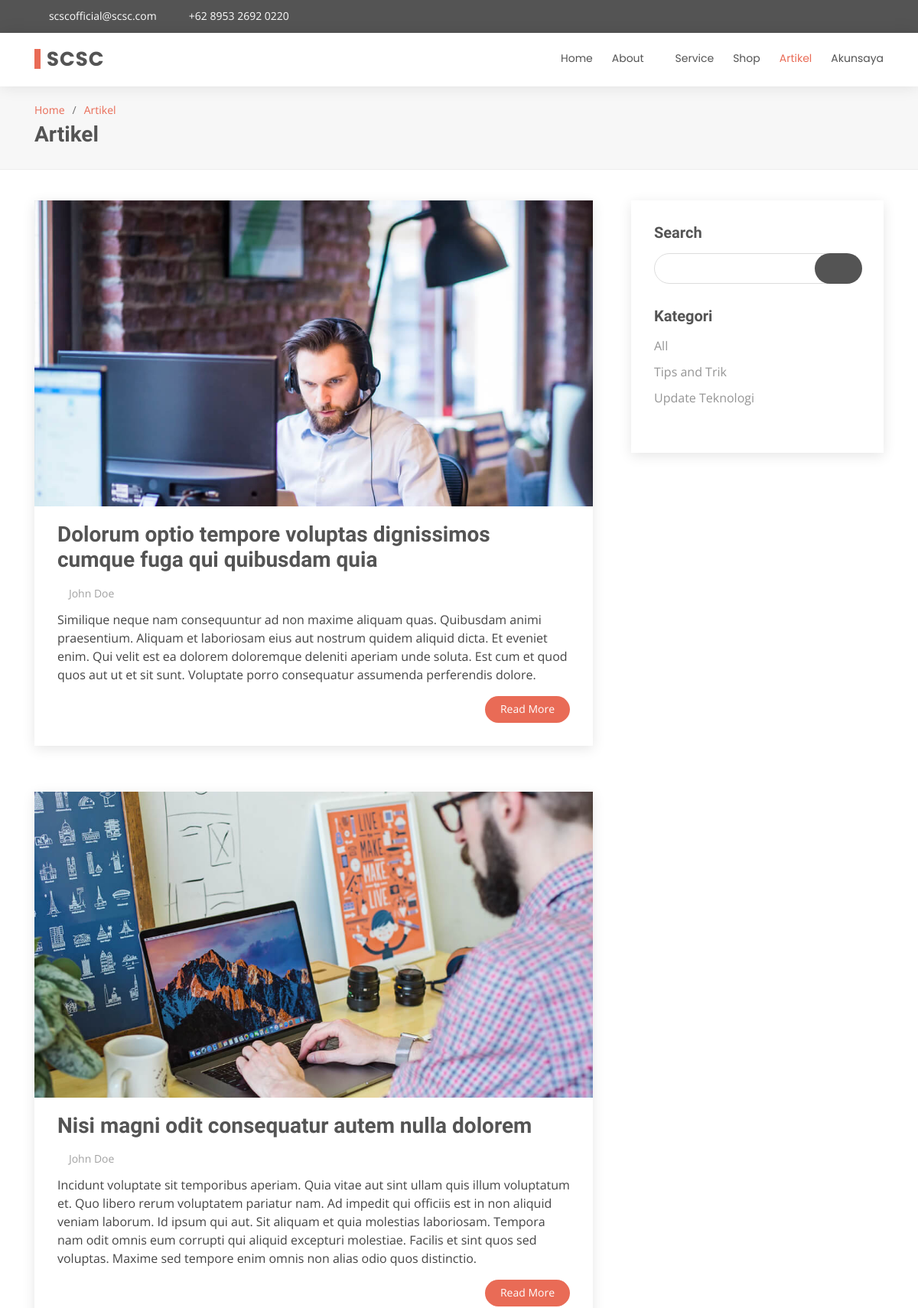
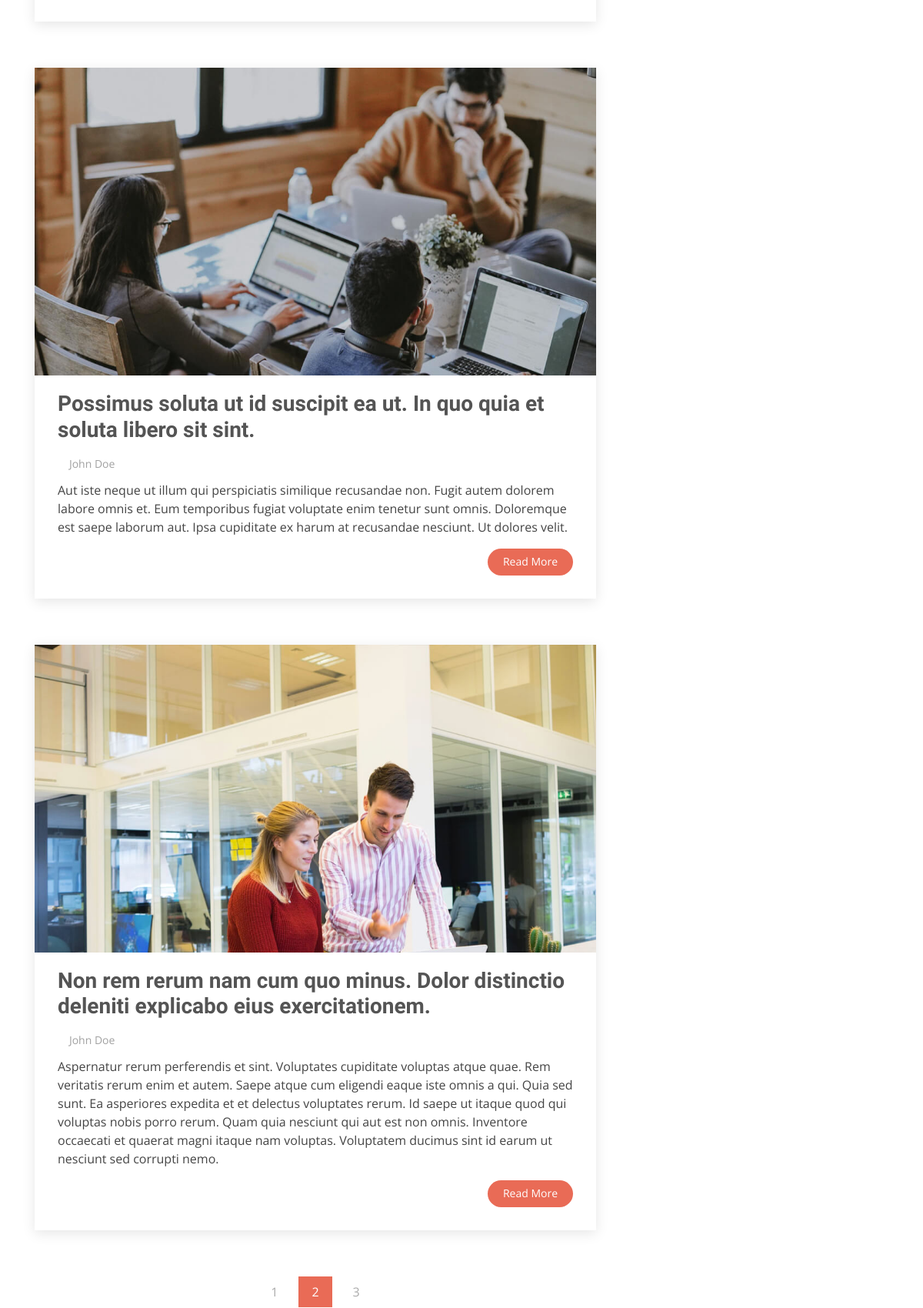
Page /index.php/artikel (upper part) on the committed database (2 pictures, top to bottom).
### tables this page shows
CREATE TABLE `homemenu` (
  `id` int(191) NOT NULL,
  `name` varchar(191) NOT NULL,
  `value` varchar(191) NOT NULL,
  `status` int(191) NOT NULL
);

CREATE TABLE `artikel` (
  `id` int(191) NOT NULL,
  `title` varchar(191) NOT NULL,
  `slug` varchar(191) NOT NULL,
  `picture` varchar(191) NOT NULL,
  `author` varchar(191) NOT NULL,
  `text` text NOT NULL,
  `category` varchar(191) NOT NULL,
  `status` int(191) NOT NULL
);

CREATE TABLE `artikel_category` (
  `id` int(191) NOT NULL,
  `name` varchar(191) NOT NULL,
  `slug` varchar(191) NOT NULL,
  `status` int(1) NOT NULL
);

### application/controllers/artikel.php (called while the page is built, shortened)
<?php
class artikel extends CI_Controller
{
    public function index()
    {
        $data['title'] = "SCSC - Artikel";
        $tempVar = $this->scsc->getAll("homemenu");
        $data['menu'] = $tempVar;
        $tempVar = $this->scsc->getAll("homemenuabout");
        $data['submenu'] = $tempVar;
        $tempVar = $this->scsc->getData("profil",array('name'=>'tentang'));
        $tempVar = $tempVar[0]["value"];
        $data['tentang'] = $tempVar;
        $tempVar = $this->scsc->getData("profil",array('name'=>'logo'));
        $tempVar = $tempVar[0]["value"];
        $data['logo'] = $tempVar;
        $tempVar = $this->scsc->getData("profil",array('name'=>'singkatan'));
        $tempVar = $tempVar[0]["value"];
        $data['singkatan'] = $tempVar;
        $tempVar = $this->scsc->getData("profil",array('name'=>'email'));
        $tempVar = $tempVar[0]["value"];
        $data['email'] = $tempVar;
        $tempVar = $this->scsc->getData("profil",array('name'=>'alamat'));
        $tempVar = $tempVar[0]["value"];
        $data['alamat'] = $tempVar;
        $tempVar = $this->scsc->getData("profil",array('name'=>'telp'));
        $tempVar = $tempVar[0]["value"];
        $data['telp'] = $tempVar;
        $tempVar = $this->scsc->getData("profil",array('name'=>'twitter'));
        $tempVar = $tempVar[0]["value"];
        $data['twitter'] = $tempVar;
        $tempVar = $this->scsc->getData("profil",array('name'=>'facebook'));
        $tempVar = $tempVar[0]["value"];
        $data['facebook'] = $tempVar;
        $tempVar = $this->scsc->getData("profil",array('name'=>'instagram'));
        $tempVar = $tempVar[0]["value"];
        $data['instagram'] = $tempVar;
        $tempVar = $this->scsc->getData("profil",array('name'=>'skype'));
        $tempVar = $tempVar[0]["value"];
        $data['skype'] = $tempVar;
        $tempVar = $this->scsc->getData("profil",array('name'=>'linkedin'));
        $tempVar = $tempVar[0]["value"];
        $data['linkedin'] = $tempVar;
        $tempVar = $this->scsc->getData("artikel",array('status'=>'1'));
        $data['articles'] = $tempVar;
        $tempVar = $this->scsc->getAll("artikel_category");
        $data['categories'] = $tempVar;
        $tempVar = $this->scsc->getData("service",array('status'=>'1'));
        $data['services'] = $tempVar;
        $data['link'] = "Artikel";
        $data['sublink'] = "Artikel";
        $data['active'] = 5;
        $data['dd'] = 2;
        $data['dda'] = 0;
        $this->load->view('home/header', $data);
        $this->load->view('home/top', $data);
        $this->load->view('layanan/blog', $data);
        $this->load->view('layanan/sidearticle', $data);
        $this->load->view('home/footer', $data);
    }
}

### index.php (called while the page is built, shortened)
<?php
require_once BASEPATH.'core/CodeIgniter.php';

### application/models/scsc.php (called while the page is built, shortened)
<?php
class scsc extends CI_Model
{
    public function getData($dataBase, $where)
    {
        return $this->db->get_where($dataBase, $where)->result_array();
    }
    public function getAll($tabel)
    {
        return $this->db->get($tabel)->result_array();
    }
}

### application/views/layanan/blog.php (the view)
<main id="main">
  <section id="breadcrumbs" class="breadcrumbs">
    <div class="container">
      <ol>
        <li><a href="<?= base_url();?>">Home</a></li>
        <li><a href="<?= base_url().strtolower($link);?>" ><?= $link;?></a></li>
      </ol>
      <h2><?= $sublink;?></h2>
    </div>
  </section>
  <section id="blog" class="blog">
    <div class="container">
      <div class="row">
        <div class="col-lg-8 entries">
          <?php foreach($articles as $article):?>
            <article class="entry">
              <div class="entry-img">
                <img src="<?= base_url();?>assets/home/img/blog/<?= $article['picture'];?>" alt="" class="img-fluid">
              </div>
              <h2 class="entry-title">
                <a href="<?= base_url().'artikel/detail/'.$article['slug'];?>"><?= $article['title'];?></a>
              </h2>
              <div class="entry-meta">
                <ul>
                  <li class="d-flex align-items-center"><i class="icofont-user"></i> <a href="blog-single.html"><?= $article['author'];?></a></li>
                </ul>
              </div>
              <div class="entry-content">
                <p>
                  <?= $article['text'];?>
                </p>
                <div class="read-more">
                  <a href="<?= base_url().'artikel/detail/'.$article['slug'];?>">Read More</a>
                </div>
              </div>
            </article>
          <?php endforeach;?>
          <div class="blog-pagination">
            <ul class="justify-content-center">
              <li class="disabled"><i class="icofont-rounded-left"></i></li>
              <li><a href="#">1</a></li>
              <li class="active"><a href="#">2</a></li>
              <li><a href="#">3</a></li>
              <li><a href="#"><i class="icofont-rounded-right"></i></a></li>
            </ul>
          </div>
        </div>

### application/views/home/top.php (shortened to what this page needs)
<body>
  <section id="topbar" class="d-none d-lg-block">
    <div class="container d-flex">
      <div class="contact-info mr-auto">
        <i class="icofont-envelope"></i><a href="mailto:<?= $email; ?>" target="_blank" ><?= $email; ?></a>
        <i class="icofont-phone"></i> <a href="tel:<?= $telp; ?>" target="_blank" ><?= $telp; ?></a>
      </div>
      <div class="social-links">
        <a href="<?= $twitter; ?>" target="_blank" class="twitter"><i class="icofont-twitter"></i></a>
        <a href="<?= $facebook; ?>" target="_blank" class="facebook"><i class="icofont-facebook"></i></a>
        <a href="<?= $instagram; ?>" target="_blank" class="instagram"><i class="icofont-instagram"></i></a>
        <a href="<?= $skype; ?>" target="_blank" class="skype"><i class="icofont-skype"></i></a>
        <a href="<?= $linkedin; ?>" target="_blank" class="linkedin"><i class="icofont-linkedin"></i></i></a>
      </div>
    </div>
  </section>
  <header id="header">
    <div class="container d-flex">
      <div class="logo mr-auto">
        <h1 class="text-light"><a href="<?= base_url()?>"><span><?= $singkatan; ?></span></a></h1>
      </div>
      <nav class="nav-menu d-none d-lg-block">
        <ul>
          <?php $a=1;
            foreach($menu as $nama):?>
            <?php if($a == $active && $nama['id'] != $dd):?>
              <li class="active"><a href="<?= base_url().strtolower($nama['value']);?>"><?= $nama['name'];?></a></li>
            <?php elseif($nama['id'] == $dd):?>
              <li class="drop-down"><a href="#"><?= $nama['name'];?></a>
              </li>
            <?php else:?>
              <li><a href="<?= base_url().strtolower($nama['value']);?>"><?= $nama['name'];?></a></li>
            <?php endif;?>
            <?php $a++;?>
          <?php endforeach;?>
        </ul>
      </nav>
    </div>
  </header>

### application/views/layanan/sidearticle.php
<div class="col-lg-4">
            <div class="sidebar">
              <h3 class="sidebar-title">Search</h3>
              <div class="sidebar-item search-form">
                <form action="">
                  <input type="text">
                  <button type="submit"><i class="icofont-search"></i></button>
                </form>
              </div>
              <h3 class="sidebar-title">Kategori</h3>
              <div class="sidebar-item categories">
                <ul>
                    <li><a href="<?= base_url()?>artikel">All</a></li>
                    <?php foreach($categories as $category): ?>
                        <li><a href="<?= base_url()?>artikel/kategori/<?= $category['slug'];?>"><?= $category['name'];?></a></li>
                    <?php endforeach;?>
                </ul>
              </div>
            </div>
          </div>
        </div>
      </div>
    </section>
  </main>

### rows in the picture
homemenu: name "Home"
homemenu: name "About"
homemenu: name "Service"
homemenu: name "Shop"
homemenu: name "Artikel"
homemenu: name "Akunsaya"
artikel: picture (picture), title "Dolorum optio tempore voluptas dignissimos cumque fuga qui quibusdam quia", author "John Doe", text "Similique neque nam consequuntur ad non maxime aliquam quas. Quibusdam animi praesentium. Aliquam et laboriosam eius aut nostrum quidem aliquid dicta. Et eveniet enim. Qui velit est ea dolorem doloremque deleniti aperiam unde soluta. Est cum et quod quos aut ut et sit sunt. Voluptate porro consequatur assumenda perferendis dolore."
artikel: picture (picture), title "Nisi magni odit consequatur autem nulla dolorem", author "John Doe", text "Incidunt voluptate sit temporibus aperiam. Quia vitae aut sint ullam quis illum voluptatum et. Quo libero rerum voluptatem pariatur nam. Ad impedit qui officiis est in non aliquid veniam laborum. Id ipsum qui aut. Sit aliquam et quia molestias laboriosam. Tempora nam odit omnis eum corrupti qui aliquid excepturi molestiae. Facilis et sint quos sed voluptas. Maxime sed tempore enim omnis non alias odio quos distinctio."
artikel: picture (picture), title "Possimus soluta ut id suscipit ea ut. In quo quia et soluta libero sit sint.", author "John Doe", text "Aut iste neque ut illum qui perspiciatis similique recusandae non. Fugit autem dolorem labore omnis et. Eum temporibus fugiat voluptate enim tenetur sunt omnis. Doloremque est saepe laborum aut. Ipsa cupiditate ex harum at recusandae nesciunt. Ut dolores velit."
artikel: picture (picture), title "Non rem rerum nam cum quo minus. Dolor distinctio deleniti explicabo eius exercitationem.", author "John Doe", text "Aspernatur rerum perferendis et sint. Voluptates cupiditate voluptas atque quae. Rem veritatis rerum enim et autem. Saepe atque cum eligendi eaque iste omnis a qui. Quia sed sunt. Ea asperiores expedita et et delectus voluptates rerum. Id saepe ut itaque quod qui voluptas nobis porro rerum. Quam quia nesciunt qui aut est non omnis. Inventore occaecati et quaerat magni itaque nam voluptas. Voluptatem ducimus sint id earum ut nesciunt sed corrupti nemo."
artikel_category: name "Tips and Trik"
artikel_category: name "Update Teknologi"

### other values in the picture
$email "scscofficial@scsc.com"
$telp "+62 8953 2692 0220"
$singkatan "SCSC"
$link "Artikel"
$sublink "Artikel"
